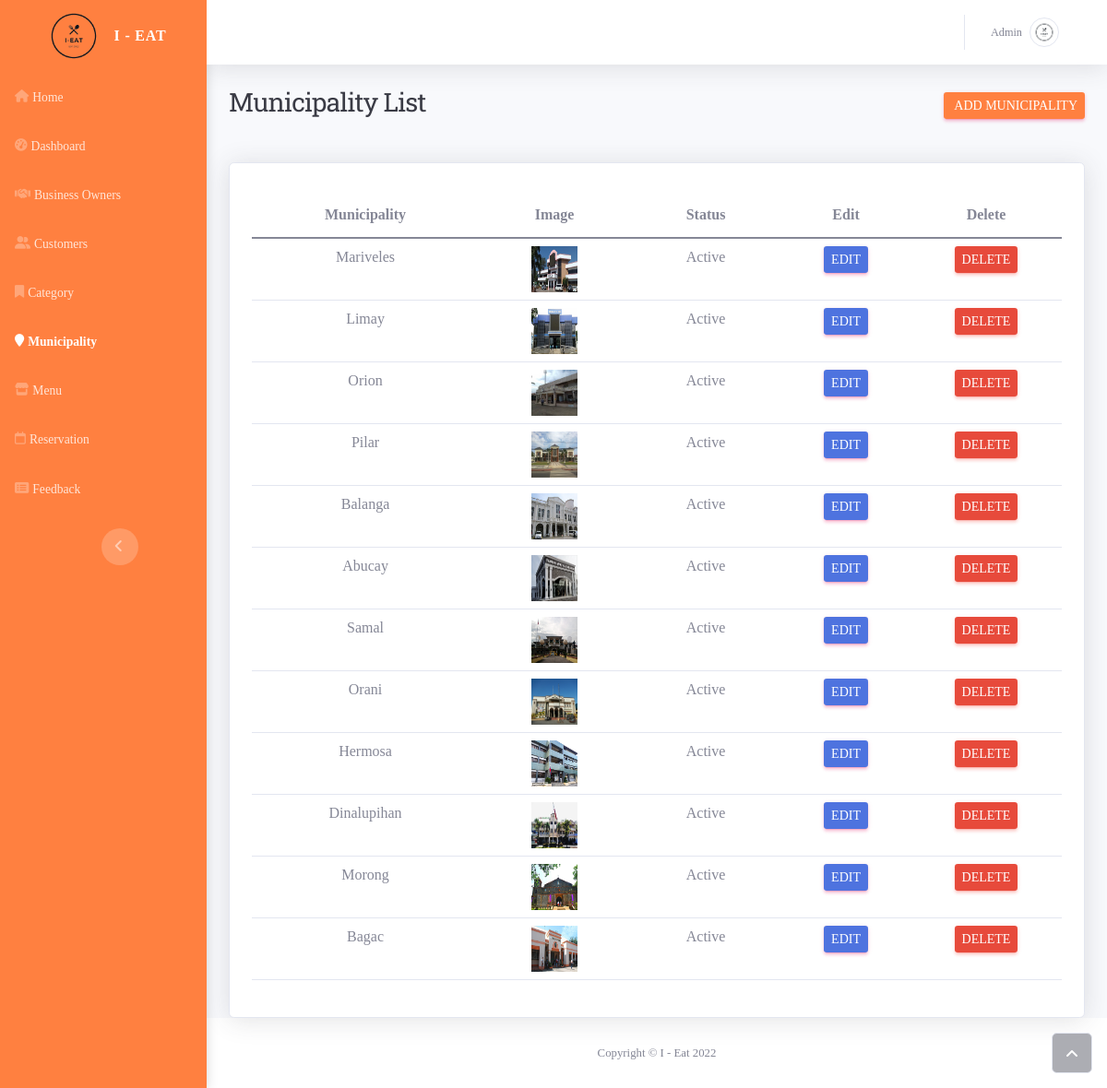
/admin/municipality.php (signed in), run on the app's committed database.
### tables this page shows
CREATE TABLE `municipality` (
  `municipalityid` int(11) NOT NULL,
  `municipality_name` text NOT NULL,
  `image` varchar(255) NOT NULL,
  `status` tinyint(4) NOT NULL DEFAULT 0
);

### functions/myfunctions.php (called while the page is built, shortened)
<?php
include('../config/dbcon.php');
function getAll($table)
{
    global $con;
    $query = "SELECT * FROM $table";
    return $query_run = mysqli_query($con, $query);
}
?>

### admin/municipality.php (the view, shortened to what this page needs)
<?php
include('includes/header.php');
?>
    <div class="container-fluid">
        <div class="d-sm-flex justify-content-between align-items-center mb-4">
            <h3 class="text-dark mb-4">Municipality List</h3>
            <a class="btn btn-primary btn-sm d-none d-sm-inline-block" role="button" href="add-municipality.php" style="background: rgb(255,128,64);border-style: none;"  id="addbtn">&nbsp;Add Municipality</a>
        </div>
        <div class="card shadow">
            <div class="card-body">
                <div class="table-responsive table mt-2" id="dataTable" role="grid" aria-describedby="dataTable_info">
                    <table class="table my-0" id="dataTable">
                        <thead style="text-align:center">
                        <tr>
                            <th>Municipality</th>
                            <th>Image</th>
                            <th>Status</th>
                            <th>Edit</th>
                            <th>Delete</th>
                        </tr>
                        </thead>
                        <tbody style="text-align:center">
                            <?php
                                $municipality = getAll("municipality");
                               if(mysqli_num_rows($municipality ) > 0)
                               {
                                   foreach($municipality  as $item)
                                   {
                                       ?>
                                       <tr>
                                           <td><?= $item['municipality_name']; ?></td>
                                            <td>
                                                <img src="../uploads/<?= $item['image']; ?>" width="50px" height="50px" alt="<?= $item['image']; ?>">
                                            </td>
                                            <td><?= $item['status']== '0'? "Active":"Hidden"  ?></td>
                                           <td>
                                               <a href="edit-municipality.php?id=<?= $item['municipalityid']; ?>" class="btn btn-sm btn-primary">Edit</a>
                                           </td>
                                           <td>
                                               <button type="button" class="btn btn-sm btn-danger delete_municipality_btn" value="<?= $item['municipalityid']; ?>" >Delete</button>
                                           </td>
                                       </tr>
                                       <?php
                                   }
                               }
                                else
                                {
                                    echo "No records Found";
                                }
                            ?>
                        </tbody>
                    </table>
                </div>
            </div>
        </div>
    </div>
<?php
include('includes/footer.php');
?>

### admin/includes/header.php (shortened to what this page needs)
<!DOCTYPE html>
<html>
<head>
    <link rel="stylesheet" href="assets/bootstrap/css/bootstrap.min.css">
    <link rel="stylesheet" href="https://use.fontawesome.com/releases/v5.12.0/css/all.css">
    <link rel="stylesheet" href="form.css">
    <link id="pagestyle" href="assets/css/material-dashboard.min.css" rel="stylesheet" />
    <link rel="stylesheet" href="//cdn.jsdelivr.net/npm/alertifyjs@1.13.1/build/css/alertify.min.css"/>
    <link rel="stylesheet" href="//cdn.jsdelivr.net/npm/alertifyjs@1.13.1/build/css/themes/bootstrap.min.css"/>
</head>
<body id="page-top">
    <div id="wrapper">
    <?php include('sidebar.php'); ?>
    <div class="d-flex flex-column" id="content-wrapper">
            <div id="content">
            <?php include('navbar.php'); ?>

### admin/includes/sidebar.php (shortened to what this page needs)
<?php
  $page = substr($_SERVER['SCRIPT_NAME'], strrpos($_SERVER['SCRIPT_NAME'],"/")+1);
?>
<nav class="navbar navbar-dark align-items-start sidebar sidebar-dark accordion bg-gradient-primary p-0" style="background: rgb(255,128,64);">
            <div class="container-fluid d-flex flex-column p-0"><a class="navbar-brand d-flex justify-content-center align-items-center sidebar-brand m-1" href="#">
                    <div class="sidebar-brand-icon"><img class=" img-profile" src="../uploads/I-EatLogo.png" width="80" height="80"></div>
                    <div class="sidebar-brand-text mx-1"><span>I - Eat</span></div>
                </a>
                <ul class="navbar-nav text-light" id="accordionSidebar">
                    <li class="nav-item"><a class="nav-link <?= $page == "../undex.php"? 'active':'';  ?>" href="../index.php"><i class="fas fa-home"></i><span class="align-middle">Home</span></a></li>
                    <li class="nav-item"><a class="nav-link <?= $page == "index.php"? 'active':'';  ?>" href="index.php"><i class="fas fa-tachometer-alt"></i><span class="align-middle">Dashboard</span></a></li>
                    <li class="nav-item"><a class="nav-link <?= $page == "busiowner.php"? 'active':'';  ?>" href="busiowner.php"><i class="fas fa-handshake"></i><span class="align-middle">Business Owners</span></a></li>
                    <li class="nav-item"><a class="nav-link <?= $page == "customers.php"? 'active':'';  ?>" href="customers.php"><i class="fas fa-user-friends"></i><span class="align-middle">Customers</span></a></li>
                    <li class="nav-item"><a class="nav-link <?= $page == "category.php"? 'active':'';  ?>" href="category.php"><i class="fas fa-bookmark"></i><span class="align-middle">Category</span></a></li>
                    <li class="nav-item"><a class="nav-link <?= $page == "municipality.php"? 'active':'';  ?>" href="municipality.php"><i class="fas fa-map-marker"></i><span class="align-middle">Municipality</span></a></li>
                    <li class="nav-item"><a class="nav-link <?= $page == "menu.php"? 'active':'';  ?>" href="menu.php"><i class="fas fa-store"></i><span class="align-middle">Menu</span></a></li>
                    <li class="nav-item"><a class="nav-link <?= $page == "reservation.php"? 'active':'';  ?>" href="reservation.php"><i class="far fa-calendar alt"></i><span class="align-middle">Reservation</span></a></li>
                    <li class="nav-item"><a class="nav-link <?= $page == "feedback.php"? 'active':'';  ?>" href="feedback.php"><i class="fas fa-list-alt"></i><span class="align-middle">Feedback</span></a></li>
                </ul>
                <div class="text-center d-none d-md-inline"></div><button class="btn rounded-circle border-0" id="sidebarToggle" type="button" style="margin-left: 35px;"></button>
            </div>
        </nav>

### admin/includes/navbar.php (shortened to what this page needs)
<nav class="navbar navbar-light navbar-expand bg-white shadow mb-4 topbar static-top">
                    <div class="container-fluid"><button class="btn btn-link d-md-none rounded-circle me-3" id="sidebarToggleTop" type="button"><i class="fas fa-bars"></i></button>
                        <ul class="navbar-nav flex-nowrap ms-auto">
                            <li class="nav-item dropdown no-arrow">
                                <div class="nav-item dropdown no-arrow"><a class="dropdown-toggle nav-link" aria-expanded="false" data-bs-toggle="dropdown" href="#"><span class="d-none d-lg-inline me-2 text-gray-600 small"><?= $_SESSION['auth_user']['name'];?></span><img class="border rounded-circle img-profile" src="../uploads/<?= $_SESSION['auth_user']['image'];?>"></a>
                                </div>
                            </li>
                        </ul>
                    </div>
                </nav>

### admin/includes/footer.php (shortened to what this page needs)
<footer class="bg-white sticky-footer">
                <div class="container my-auto">
                    <div class="text-center my-auto copyright"><span>Copyright © I - Eat 2022</span></div>
                </div>
            </footer>
        </div><a class="border rounded d-inline scroll-to-top" href="#page-top"><i class="fas fa-angle-up"></i></a>
    </div>
</body>
</html>

### admin/form.css (style rules this page uses)
* { font-family: 'Tiro Kannada', serif; }
a { text-decoration: none; }

### data on the page
municipality: municipality_name "Mariveles", image (picture), status "Active", $item['municipalityid'] 1 (drawn)
municipality: municipality_name "Limay", image (picture), status "Active", $item['municipalityid'] 2 (drawn)
municipality: municipality_name "Orion", image (picture), status "Active", $item['municipalityid'] 3 (drawn)
municipality: municipality_name "Pilar", image (picture), status "Active", $item['municipalityid'] 4 (drawn)
municipality: municipality_name "Balanga", image (picture), status "Active", $item['municipalityid'] 5 (drawn)
municipality: municipality_name "Abucay", image (picture), status "Active", $item['municipalityid'] 6 (drawn)
municipality: municipality_name "Samal", image (picture), status "Active", $item['municipalityid'] 7 (drawn)
municipality: municipality_name "Orani", image (picture), status "Active", $item['municipalityid'] 8 (drawn)
municipality: municipality_name "Hermosa", image (picture), status "Active", $item['municipalityid'] 9 (drawn)
municipality: municipality_name "Dinalupihan", image (picture), status "Active", $item['municipalityid'] 10 (drawn)
municipality: municipality_name "Morong", image (picture), status "Active", $item['municipalityid'] 11 (drawn)
municipality: municipality_name "Bagac", image (picture), status "Active", $item['municipalityid'] 12 (drawn)

### other printed values
$_SESSION['auth_user']['name'] "Admin"
